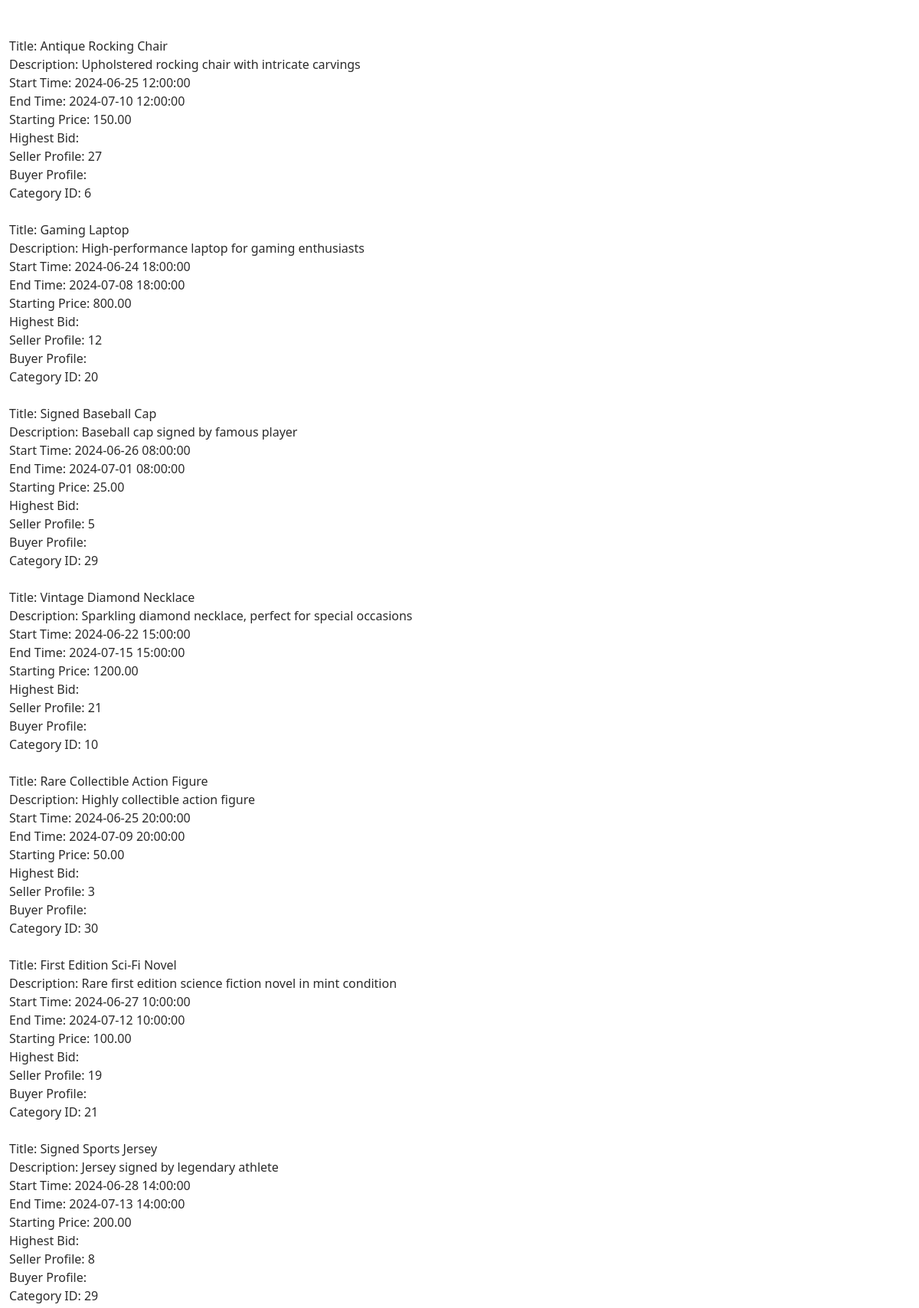
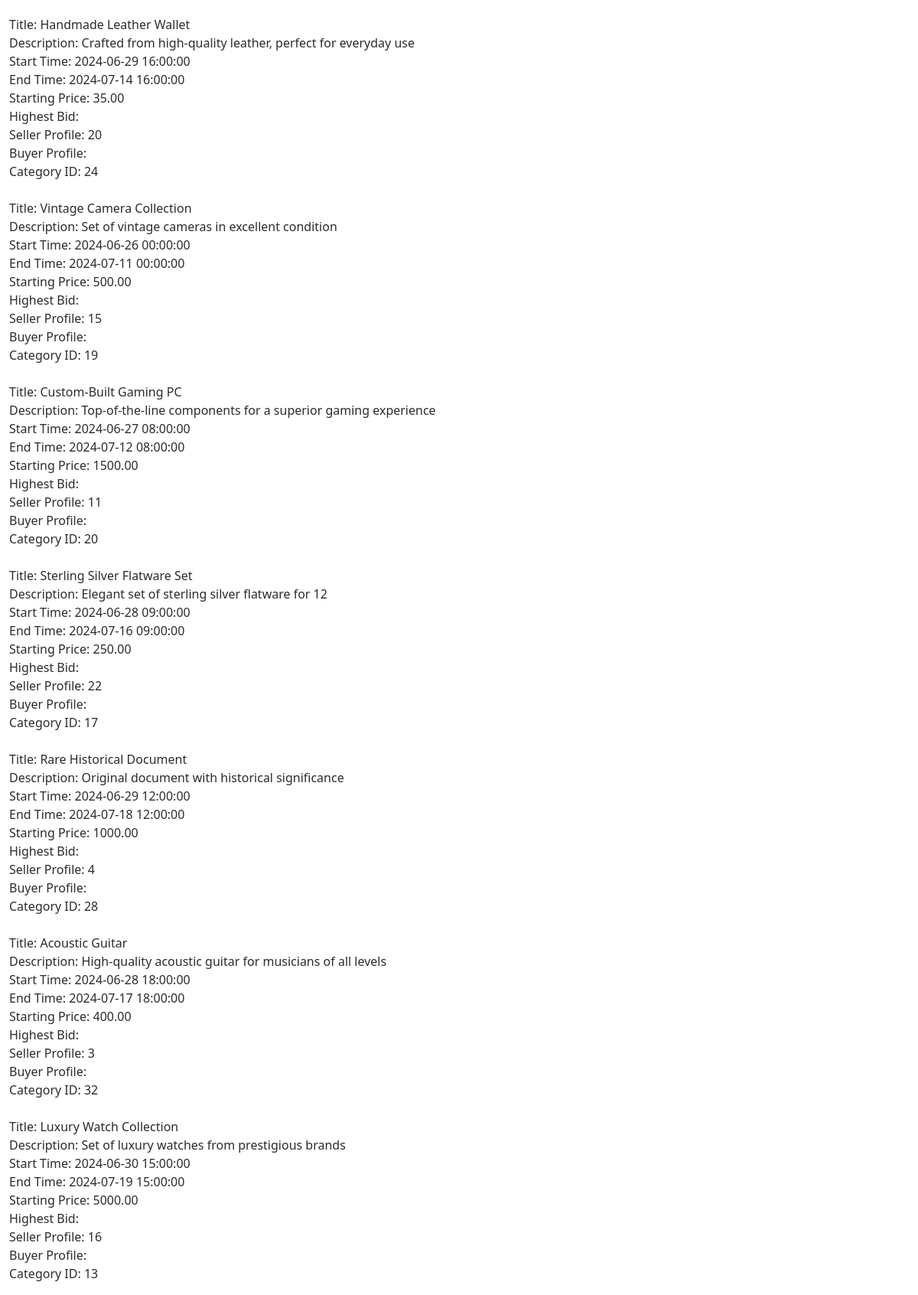
Screenshot of /reportAllItems.php (upper part) with the database file from the repository (2 pictures, top to bottom).
### tables this page shows
CREATE TABLE `auction_item` (
  `itemID` int(11) NOT NULL,
  `title` varchar(100) DEFAULT NULL,
  `description` text DEFAULT NULL,
  `startTime` datetime DEFAULT NULL,
  `endTime` datetime DEFAULT NULL,
  `startingPrice` decimal(10,2) DEFAULT NULL,
  `highestBid` decimal(10,2) DEFAULT NULL,
  `sellerProfile` int(11) DEFAULT NULL,
  `buyerProfile` int(11) DEFAULT NULL,
  `categoryID` int(11) DEFAULT NULL
);

### reportAllItems.php (the view, shortened to what this page needs)
<?php
require_once 'db_connection.php';
?>
<!DOCTYPE html>
<html lang="en">
<head>
    <link href="https://cdn.jsdelivr.net/npm/bootstrap@5.3.2/dist/css/bootstrap.min.css" rel="stylesheet">
    <link href="css/style.css" rel="stylesheet">
    <link rel="stylesheet" href="https://cdnjs.cloudflare.com/ajax/libs/font-awesome/6.5.0/css/all.min.css">
</head>
<body>
    <main class="container mt-5">
        <?php
        $sql = "SELECT * FROM auction_item";
        $result = $conn->query($sql);
        if ($result->num_rows > 0) {
            while ($row = $result->fetch_assoc()) {
                echo "Title: " . $row["title"] . "<br>";
                echo "Description: " . $row["description"] . "<br>";
                echo "Start Time: " . $row["startTime"] . "<br>";
                echo "End Time: " . $row["endTime"] . "<br>";
                echo "Starting Price: " . $row["startingPrice"] . "<br>";
                echo "Highest Bid: " . $row["highestBid"] . "<br>";
                echo "Seller Profile: " . $row["sellerProfile"] . "<br>";
                echo "Buyer Profile: " . $row["buyerProfile"] . "<br>";
                echo "Category ID: " . $row["categoryID"] . "<br><br>";
            }
        } else {
            echo "<tr><td colspan='5'>No auction items found</td></tr>";
        }
        ?>
    </main>
</body>
</html>

### css/style.css (style rules this page uses)
body, h1, h2, p { margin: 0; padding: 0; }
body { color: #2B2B2B; }
body { background-color: #ffffff; }

### css/footerstyle.css (style rules this page uses)
* { margin:0; padding: 0; box-sizing: border-box; }
.container { max-width: 1170px; margin: inherit; }

### rows the page displays
auction_item: title "Antique Rocking Chair", description "Upholstered rocking chair with intricate carvings", startTime "2024-06-25 12:00:00", endTime "2024-07-10 12:00:00", startingPrice "150.00", sellerProfile "27", categoryID "6"
auction_item: title "Gaming Laptop", description "High-performance laptop for gaming enthusiasts", startTime "2024-06-24 18:00:00", endTime "2024-07-08 18:00:00", startingPrice "800.00", sellerProfile "12", categoryID "20"
auction_item: title "Signed Baseball Cap", description "Baseball cap signed by famous player", startTime "2024-06-26 08:00:00", endTime "2024-07-01 08:00:00", startingPrice "25.00", sellerProfile "5", categoryID "29"
auction_item: title "Vintage Diamond Necklace", description "Sparkling diamond necklace, perfect for special occasions", startTime "2024-06-22 15:00:00", endTime "2024-07-15 15:00:00", startingPrice "1200.00", sellerProfile "21", categoryID "10"
auction_item: title "Rare Collectible Action Figure", description "Highly collectible action figure", startTime "2024-06-25 20:00:00", endTime "2024-07-09 20:00:00", startingPrice "50.00", sellerProfile "3", categoryID "30"
auction_item: title "First Edition Sci-Fi Novel", description "Rare first edition science fiction novel in mint condition", startTime "2024-06-27 10:00:00", endTime "2024-07-12 10:00:00", startingPrice "100.00", sellerProfile "19", categoryID "21"
auction_item: title "Signed Sports Jersey", description "Jersey signed by legendary athlete", startTime "2024-06-28 14:00:00", endTime "2024-07-13 14:00:00", startingPrice "200.00", sellerProfile "8", categoryID "29"
auction_item: title "Handmade Leather Wallet", description "Crafted from high-quality leather, perfect for everyday use", startTime "2024-06-29 16:00:00", endTime "2024-07-14 16:00:00", startingPrice "35.00", sellerProfile "20", categoryID "24"
auction_item: title "Vintage Camera Collection", description "Set of vintage cameras in excellent condition", startTime "2024-06-26 00:00:00", endTime "2024-07-11 00:00:00", startingPrice "500.00", sellerProfile "15", categoryID "19"
auction_item: title "Custom-Built Gaming PC", description "Top-of-the-line components for a superior gaming experience", startTime "2024-06-27 08:00:00", endTime "2024-07-12 08:00:00", startingPrice "1500.00", sellerProfile "11", categoryID "20"
auction_item: title "Sterling Silver Flatware Set", description "Elegant set of sterling silver flatware for 12", startTime "2024-06-28 09:00:00", endTime "2024-07-16 09:00:00", startingPrice "250.00", sellerProfile "22", categoryID "17"
auction_item: title "Rare Historical Document", description "Original document with historical significance", startTime "2024-06-29 12:00:00", endTime "2024-07-18 12:00:00", startingPrice "1000.00", sellerProfile "4", categoryID "28"
auction_item: title "Acoustic Guitar", description "High-quality acoustic guitar for musicians of all levels", startTime "2024-06-28 18:00:00", endTime "2024-07-17 18:00:00", startingPrice "400.00", sellerProfile "3", categoryID "32"
auction_item: title "Luxury Watch Collection", description "Set of luxury watches from prestigious brands", startTime "2024-06-30 15:00:00", endTime "2024-07-19 15:00:00", startingPrice "5000.00", sellerProfile "16", categoryID "13"
